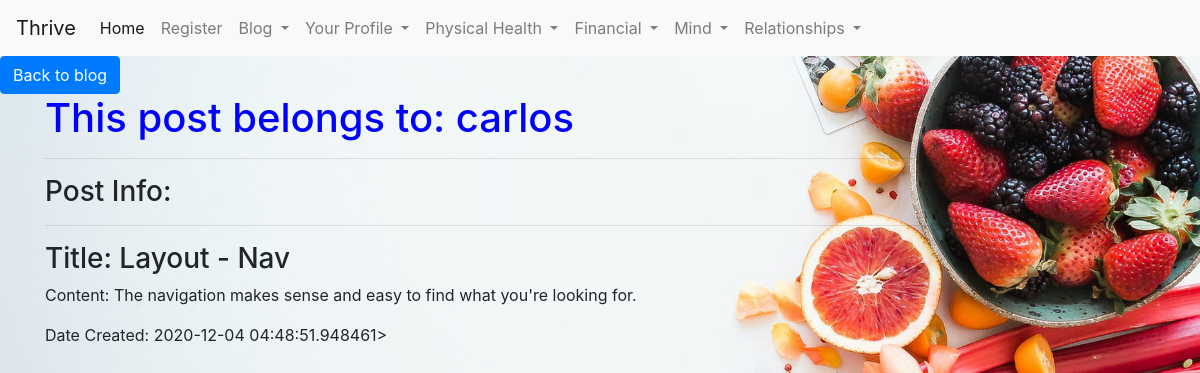
Page /posts/2 (signed in) on the committed database.
### health_app/models.py (models this page shows, shortened)
class User(db.Model, UserMixin):
    id = db.Column(db.Integer, primary_key = True)
    username = db.Column(db.String(150), nullable = False, unique=True)
    email = db.Column(db.String(150), nullable = False, unique = True)
    password = db.Column(db.String(256), nullable = False)
    post = db.relationship('Post', backref = 'author', lazy = True)

class Post(db.Model):
    id = db.Column(db.Integer, primary_key = True)
    title = db.Column(db.String(100))
    content = db.Column(db.String(300))
    date_created = db.Column(db.DateTime, nullable = False, default = datetime.utcnow)
    user_id = db.Column(db.Integer, db.ForeignKey('user.id'), nullable = False)

### health_app/routes.py (the view)
@app.route('/posts/<int:post_id>')
@login_required
def post_detail(post_id):
    post = Post.query.get_or_404(post_id)
    return render_template('post_detail.html', post = post)

### health_app/models.py (called while the page is built)
@login_manager.user_loader
def load_user(user_id):
    return User.query.get(int(user_id))

### health_app/templates/post_detail.html (shortened to what this page needs)
{% extends 'base.html' %}
{% block content %}
    <a href="{{ url_for('blog') }}">
        <button class="btn btn-primary">Back to blog</button>
    </a>
    <div class="container">
        <h1>This post belongs to: {{ post.author.username }}</h1>
        <hr>
        <h3>Post Info: </h3>
        <hr>
        <h3>Title: {{ post.title }}</h3>
        <p>Content: {{ post.content }}</p>
        <blockquote>Date Created: {{ post.date_created }}></blockquote>
{% endblock content %}

### health_app/static/css/styles.css (style rules this page uses)
h1 { color: blue; }
.body { background-image: url(../css/images/white_space_flip.jpg); height: 100vh; background-position: center; background-repeat: no-repeat; background-size: cover; }

### rows in the picture
User: author.username "carlos"
Post: title "Layout - Nav", content "The navigation makes sense and easy to find what you're looking for.", date_created "2020-12-04 04:48:51.948461"
